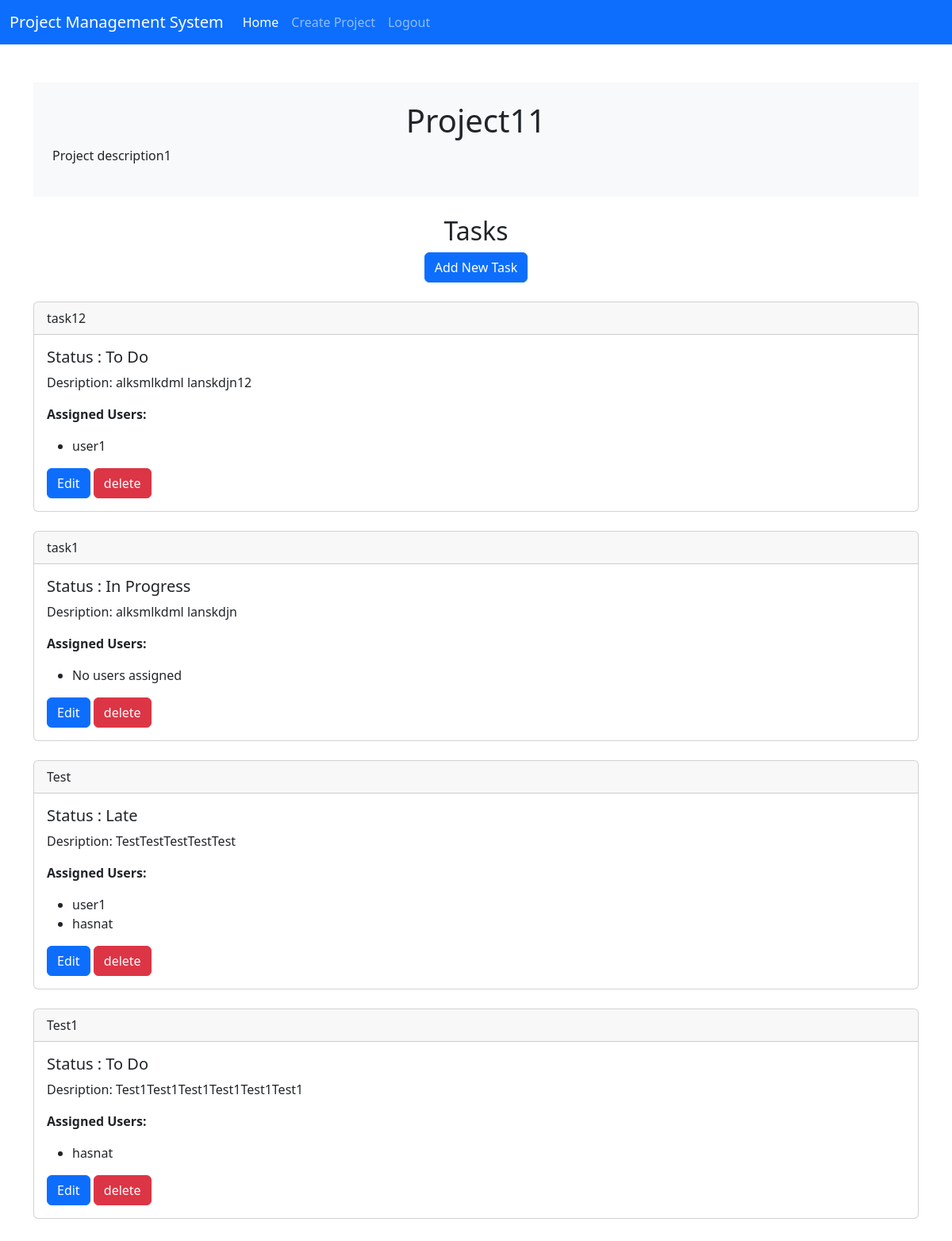
Screenshot of /project/1 (signed in) with the database file from the repository.
### app/main/models.py (models this page shows)
class Project(db.Model):
    id = db.Column(db.Integer, primary_key=True)
    name = db.Column(db.String(100), nullable=False)
    description = db.Column(db.String(255))
    tasks = db.relationship('Task', backref='project', lazy=True)

class Task(db.Model):
    id = db.Column(db.Integer, primary_key=True)
    title = db.Column(db.String(100), nullable=False)
    description = db.Column(db.String(255))
    status = db.Column(db.String(20), nullable=False)
    project_id = db.Column(db.Integer, db.ForeignKey('project.id'), nullable=False)
    users = db.relationship('User', secondary='task_user', backref='tasks')

### app/auth/models.py (models this page shows)
class User(db.Model, UserMixin):
    id = db.Column(db.Integer, primary_key=True)
    name = db.Column(db.String(150), nullable=False,unique=True)
    password = db.Column(db.String(255), nullable=False)

### app/main/routes.py (the view)
@main_bp.route('/project/<int:project_id>')
@login_required
def project_details(project_id):
    project = Project.query.get_or_404(project_id)
    tasks = Task.query.filter_by(project_id=project_id).all()
    return render_template('project_details.html', project=project, tasks=tasks)

### app/__init__.py (called while the page is built)
@login_manager.user_loader
def load_user(user_id):
    from app.auth.models import User  # Import inside function to avoid circular import
    return User.query.get(int(user_id))

### app/main/templates/main/project_details.html (shortened to what this page needs)
{% extends "base.html" %}
{% block content %}
    <div class="bg-light p-4">
        <h1 class="text-center">{{ project.name }}</h1>
        <p>{{ project.description }}</p>
    </div>
    <h2 class="text-center mt-4">Tasks</h2>
    <div class="text-center">
        <a class="btn btn-primary" href="{{ url_for('main.add_task', project_id=project.id) }}" class="btn">Add New Task</a>
    </div>
    {% if tasks %}
        {% for task in tasks %}
        <div class="card mt-4">
            <div class="card-header">
                {{ task.title }}
            </div>
            <div class="card-body">
              <h5 class="card-title">Status : {{task.status}}</h5>
              <p class="card-text">Desription: {{ task.description }}</p>
              <p><strong>Assigned Users:</strong></p>
              <ul>
                {% if task.users %}
                    {% for user in task.users %}
                        <li>{{ user.name }}</li>
                    {% endfor %}
                {% else %}
                    <li>No users assigned</li>
                {% endif %}
              </ul>
              <a href="{{ url_for('main.edit_task', task_id=task.id) }}" class="btn btn-primary">Edit</a>
              <a href="{{ url_for('main.delete_task', task_id=task.id) }}" class="btn btn-danger">delete</a>
            </div>
          </div>
        {% endfor %}
    {% else %}
        <h2 class="text-center mt-5">No tasks for this project yet.</h2>
    {% endif %}
    {% endblock %}

### app/templates/base.html (shortened to what this page needs)
<!DOCTYPE HTML>
<html lang="en">
<head>
<link href="{{ url_for('static', filename='style.css') }}" rel="stylesheet" type="text/css"/>
<link href="https://cdn.jsdelivr.net/npm/bootstrap@5.3.3/dist/css/bootstrap.min.css" rel="stylesheet">
</head>
<body class="">
	{% include 'navbar.html' %}
	<div class="container mt-5 mb-5">
		{% block content %}
		{% endblock %}
	</div>
</body>
</html>

### app/templates/navbar.html (shortened to what this page needs)
<nav class="navbar navbar-expand-lg  bg-primary" data-bs-theme="dark">
    <div class="container-fluid ">
      <a class="navbar-brand" href="{{ url_for('main.index') }}">Project Management System</a>
      <div class="collapse navbar-collapse" id="navbarSupportedContent">
        <ul class="navbar-nav me-auto mb-2 mb-lg-0">
            {% if current_user.is_authenticated %}
          <li class="nav-item">
            <a class="nav-link active" aria-current="page" href="{{ url_for('main.index') }}">Home</a>
          </li>
          <li class="nav-item">
            <a class="nav-link" href="{{ url_for('main.add_project')}}">Create Project</a>
          </li>
          <li class="nav-item">
            <a class="nav-link" href="{{ url_for('auth.logout')}}">Logout</a>
          </li>
          {% endif %}
        </ul>
      </div>
    </div>
  </nav>

### app/static/style.css (style rules this page uses)
body { font-family: Arial, sans-serif; line-height: 1.6; margin: 0; }
h1 { color: #333; }
.btn { display: inline-block; background: #333; color: #fff; padding: 10px 15px; border: none; border-radius: 5px; text-decoration: none; }

### rows the page displays
Project: name "Project11", description "Project description1"
Task: title "task12", status "To Do", description "alksmlkdml lanskdjn12"
User: name "user1"
Task: title "task1", status "In Progress", description "alksmlkdml lanskdjn", shows "No users assigned"
Task: title "Test", status "Late", description "TestTestTestTestTest"
User: name "hasnat"
Task: title "Test1", status "To Do", description "Test1Test1Test1Test1Test1Test1"
